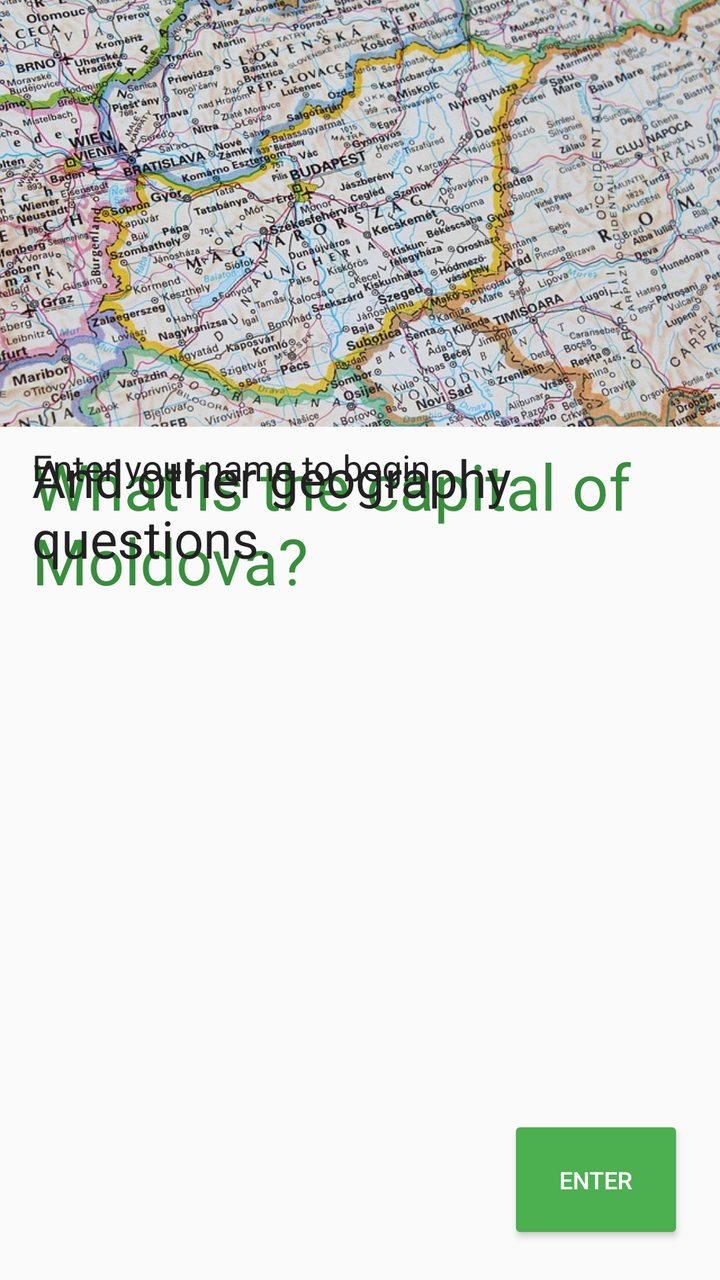
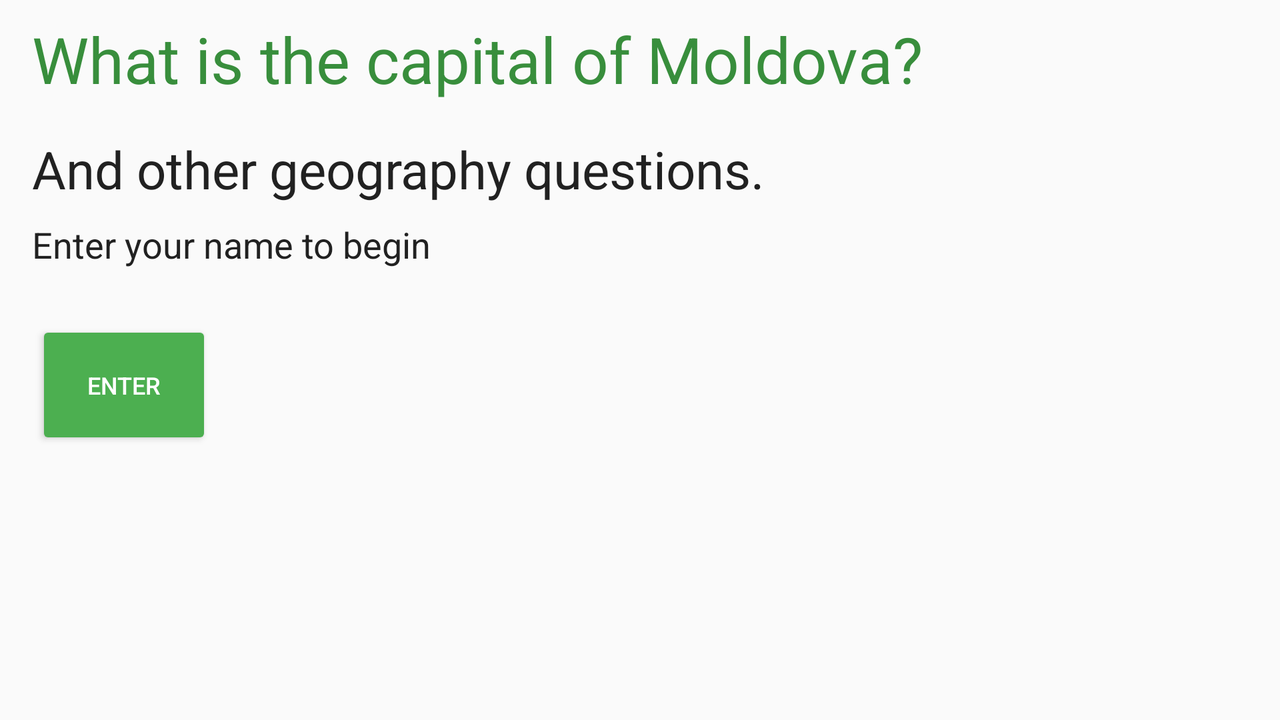

Two renders of one Android screen. The first uses the default layout on a phone; the second uses the alternative layout the repository ships for a different screen configuration, on a matching device. The two XML files are below.
<!-- AndroidManifest.xml: application theme AppTheme -->
<!-- res/layout/activity_start.xml -->
<LinearLayout xmlns:android="http://schemas.android.com/apk/res/android"
    xmlns:app="http://schemas.android.com/apk/res/android"
    xmlns:tools="http://schemas.android.com/tools"
    android:layout_width="match_parent"
    android:layout_height="match_parent"
    android:orientation="vertical"
    tools:context=".StartActivity" >

    <ImageView
        android:id="@+id/top_image"
        style="@style/top_image"
        android:src="@drawable/hungarymap" />

    <RelativeLayout
        android:layout_width="match_parent"
        android:layout_height="0dp"
        android:layout_weight="2">

        <TextView
            android:id="@+id/title"
            style="@style/title"
            android:text="@string/welcome"/>

        <TextView
            android:id="@+id/sub_title"
            style="@style/sub_title"
            android:text="@string/welcome_two"/>

        <TextView
            android:id="@+id/question"
            style="@style/question"
            android:text="@string/player_name"/>

        <EditText
            android:id="@+id/text_answer"
            style="@style/text_answer"
            android:hint="@string/name_hint"/>

        <Button
            android:id="@+id/submit"
            style="@style/submit"
            android:text="@string/submit"/>

    </RelativeLayout>

</LinearLayout>
<!-- resources referenced by this layout -->
<resources>
  <!-- drawable hungarymap: jpg bitmap (drawable, 196713 bytes) -->
  <string name="name_hint">Your Name</string>
  <string name="player_name">Enter your name to begin</string>
  <string name="submit">Enter</string>
  <string name="welcome">What is the capital of Moldova?</string>
  <string name="welcome_two">And other geography questions.</string>
  <style name="question">
          <item name="android:layout_width">match_parent</item>
          <item name="android:layout_height">wrap_content</item>
          <item name="android:paddingLeft">@dimen/paddingLeft</item>
          <item name="android:paddingRight">@dimen/paddingRight</item>
          <item name="android:paddingTop">@dimen/paddingTop</item>
          <item name="android:paddingBottom">@dimen/paddingBottom</item>
          <item name="android:textSize">18sp</item>
          <item name="android:textColor">@color/primary_text</item>
      </style>
  <style name="sub_title">
          <item name="android:layout_width">match_parent</item>
          <item name="android:layout_height">wrap_content</item>
          <item name="android:paddingRight">@dimen/paddingRight</item>
          <item name="android:paddingLeft">@dimen/paddingLeft</item>
          <item name="android:paddingTop">@dimen/paddingTop</item>
          <item name="android:textSize">26sp</item>
          <item name="android:textColor">@color/primary_text</item>
      </style>
  <style name="submit">
          <item name="backgroundTint">@color/colorPrimary</item>
          <item name="android:layout_width">wrap_content</item>
          <item name="android:layout_height">wrap_content</item>
          <item name="android:layout_alignParentBottom">true</item>
          <item name="android:layout_alignParentRight">true</item>
          <item name="android:padding">@dimen/paddingButton</item>
          <item name="android:layout_margin">@dimen/layoutMarginButton</item>
          <item name="android:textSize">12sp</item>
          <item name="android:textColor">@color/button_text</item>
          <item name="cardElevation">5dp</item>
      </style>
  <style name="title">
          <item name="android:layout_width">match_parent</item>
          <item name="android:layout_height">wrap_content</item>
          <item name="android:paddingLeft">@dimen/paddingLeft</item>
          <item name="android:paddingRight">@dimen/paddingRight</item>
          <item name="android:paddingTop">@dimen/paddingTop</item>
          <item name="android:paddingBottom">@dimen/paddingBottom</item>
          <item name="android:textSize">32sp</item>
          <item name="android:textColor">@color/colorPrimaryDark</item>
      </style>
  <style name="top_image">
          <item name="android:layout_width">match_parent</item>
          <item name="android:layout_height">0dp</item>
          <item name="android:layout_weight">1</item>
          <item name="android:scaleType">centerCrop</item>
      </style>
  <style name="AppTheme" parent="Theme.AppCompat.Light.NoActionBar">
          
          <item name="colorPrimary">@color/colorPrimary</item>
          <item name="colorPrimaryDark">@color/colorPrimaryDark</item>
          <item name="colorAccent">@color/colorAccent</item>
      </style>
  <dimen name="paddingLeft">16dp</dimen>
  <dimen name="paddingRight">16dp</dimen>
  <dimen name="paddingTop">8dp</dimen>
  <dimen name="paddingBottom">8dp</dimen>
  <color name="primary_text">#212121</color>
  <color name="colorPrimary">#4CAF50</color>
  <dimen name="paddingButton">24dp</dimen>
  <dimen name="layoutMarginButton">18dp</dimen>
  <color name="button_text">#ffffff</color>
  <color name="colorPrimaryDark">#388E3C</color>
  <color name="colorAccent">#4CAF50</color>
</resources>
<!-- res/layout-land/activity_start.xml (the author's variant of the layout above) -->
<!-- drawn on the phone turned sideways -->
<?xml version="1.0" encoding="utf-8"?>
<ScrollView xmlns:android="http://schemas.android.com/apk/res/android"
    xmlns:app="http://schemas.android.com/apk/res/android"
    xmlns:tools="http://schemas.android.com/tools"
    android:layout_width="match_parent"
    android:layout_height="wrap_content">

    <LinearLayout
        android:layout_width="match_parent"
        android:layout_height="wrap_content"
        android:orientation="vertical"
        tools:context=".StartActivity">

        <ImageView
            android:id="@+id/top_image"
            style="@style/top_image_land"
            android:src="@drawable/hungarymap" />

        <TextView
            android:id="@+id/title"
            style="@style/title"
            android:text="@string/welcome" />

        <TextView
            android:id="@+id/sub_title"
            style="@style/sub_title"
            android:text="@string/welcome_two" />

        <TextView
            android:id="@+id/question"
            style="@style/question"
            android:text="@string/player_name" />

        <EditText
            android:id="@+id/text_answer"
            style="@style/text_answer"
            android:hint="@string/name_hint" />

        <Button
            android:id="@+id/submit"
            style="@style/submit"
            android:onClick="startQuiz"
            android:text="@string/submit" />


    </LinearLayout>
</ScrollView>
<!-- resources referenced by the variant -->
<!-- as the phone turned sideways resolves them -->
<resources>
  <!-- drawable hungarymap: jpg bitmap (drawable, 196713 bytes) -->
  <string name="name_hint">Your Name</string>
  <string name="player_name">Enter your name to begin</string>
  <string name="submit">Enter</string>
  <string name="welcome">What is the capital of Moldova?</string>
  <string name="welcome_two">And other geography questions.</string>
  <style name="question">
          <item name="android:layout_width">match_parent</item>
          <item name="android:layout_height">wrap_content</item>
          <item name="android:paddingLeft">@dimen/paddingLeft</item>
          <item name="android:paddingRight">@dimen/paddingRight</item>
          <item name="android:paddingTop">@dimen/paddingTop</item>
          <item name="android:paddingBottom">@dimen/paddingBottom</item>
          <item name="android:textSize">18sp</item>
          <item name="android:textColor">@color/primary_text</item>
      </style>
  <style name="sub_title">
          <item name="android:layout_width">match_parent</item>
          <item name="android:layout_height">wrap_content</item>
          <item name="android:paddingRight">@dimen/paddingRight</item>
          <item name="android:paddingLeft">@dimen/paddingLeft</item>
          <item name="android:paddingTop">@dimen/paddingTop</item>
          <item name="android:textSize">26sp</item>
          <item name="android:textColor">@color/primary_text</item>
      </style>
  <style name="submit">
          <item name="backgroundTint">@color/colorPrimary</item>
          <item name="android:layout_width">wrap_content</item>
          <item name="android:layout_height">wrap_content</item>
          <item name="android:layout_alignParentBottom">true</item>
          <item name="android:layout_alignParentRight">true</item>
          <item name="android:padding">@dimen/paddingButton</item>
          <item name="android:layout_margin">@dimen/layoutMarginButton</item>
          <item name="android:textSize">12sp</item>
          <item name="android:textColor">@color/button_text</item>
          <item name="cardElevation">5dp</item>
      </style>
  <style name="title">
          <item name="android:layout_width">match_parent</item>
          <item name="android:layout_height">wrap_content</item>
          <item name="android:paddingLeft">@dimen/paddingLeft</item>
          <item name="android:paddingRight">@dimen/paddingRight</item>
          <item name="android:paddingTop">@dimen/paddingTop</item>
          <item name="android:paddingBottom">@dimen/paddingBottom</item>
          <item name="android:textSize">32sp</item>
          <item name="android:textColor">@color/colorPrimaryDark</item>
      </style>
  <style name="AppTheme" parent="Theme.AppCompat.Light.NoActionBar">
          
          <item name="colorPrimary">@color/colorPrimary</item>
          <item name="colorPrimaryDark">@color/colorPrimaryDark</item>
          <item name="colorAccent">@color/colorAccent</item>
      </style>
  <dimen name="paddingLeft">16dp</dimen>
  <dimen name="paddingRight">16dp</dimen>
  <dimen name="paddingTop">8dp</dimen>
  <dimen name="paddingBottom">8dp</dimen>
  <color name="primary_text">#212121</color>
  <color name="colorPrimary">#4CAF50</color>
  <dimen name="paddingButton">24dp</dimen>
  <dimen name="layoutMarginButton">18dp</dimen>
  <color name="button_text">#ffffff</color>
  <color name="colorPrimaryDark">#388E3C</color>
  <color name="colorAccent">#4CAF50</color>
</resources>
